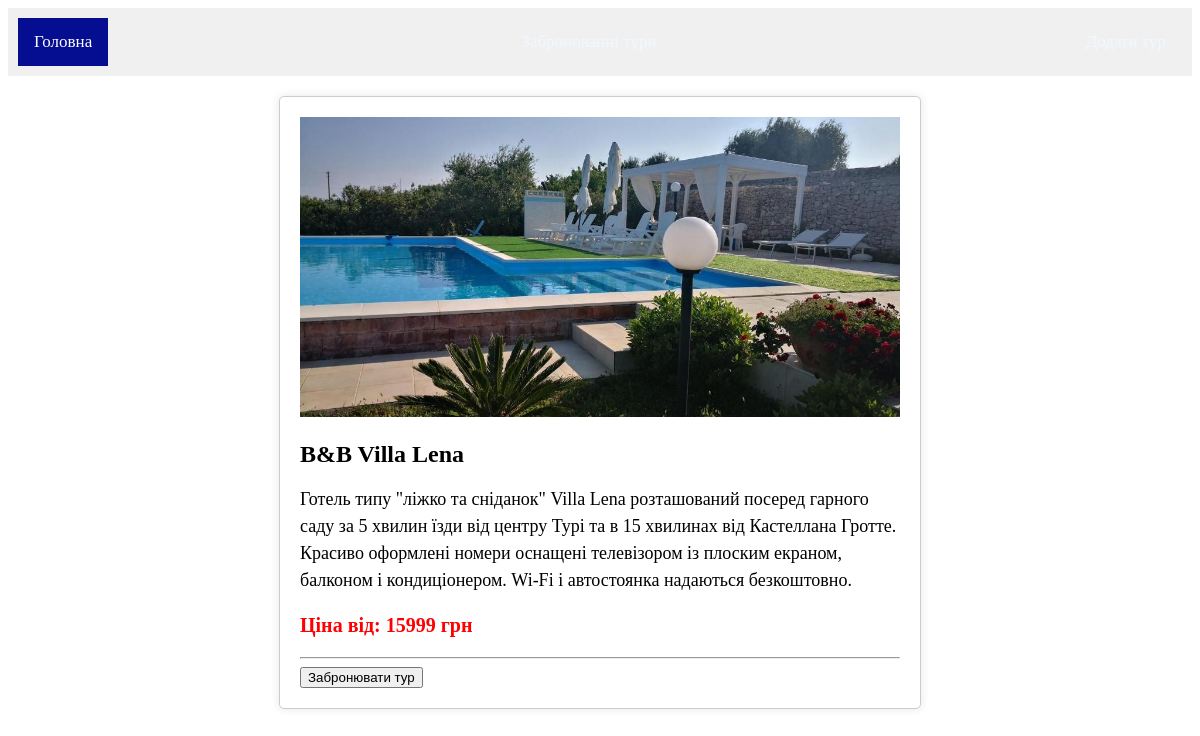
Page /3 on the committed database.
### tables this page shows
CREATE TABLE posts (
                id INTEGER PRIMARY KEY,
                photo TEXT NOT NULL,
                name TEXT NOT NULL,
                description TEXT NOT NULL,
                price TEXT NOT NULL);

### main.py (the view)
@app.route("/<int:tour_id>")
def tours(tour_id):
    tour = get_post(tour_id)
    return render_template("tours.html", tour=tour)

### main.py (called while the page is built)
def get_post(tour_id):
    try:
        with sqlite3.connect(DATABASE) as conn:
            tour = conn.execute("SELECT * FROM posts WHERE ID = ?", (tour_id,)).fetchone()
        if tour is None:
            abort(404)
        return tour
    except sqlite3.Error as e:
        print(f"SQLite error: {e}")
        return None

### templates/tours.html (shortened to what this page needs)
<!DOCTYPE html>
<html lang="en">
<head>
    <link rel="stylesheet" href="{{ url_for('static', filename='style.css') }}">
</head>
<body>
<div class="container">
    <a class="active" href="/">Головна</a>
    <a href="/forbidden_tours">Забронованні тури</a>
    <a href="/add_tours">Додати тур</a>
</div>
<div class="tour-details">
    <img src="{{ url_for('uploaded_file', filename=tour[1]) }}" class="card-img-top" alt="Tour Image">
    <h2 class="card-title">{{ tour[2] }}</h2>
    <p class="card-text">{{ tour[3] }}</p>
    <p class="card-price">Ціна від: {{ tour[4] }} грн</p>
    <hr>
    <form action="{{ url_for('save_tour', tour_id=tour[0]) }}" method="POST">
        <input type="submit" value="Забронювати тур" class="btn-primary btn-sn" onclick="return confirm('Ви впевнені, що хочете забронювати цей тур?')">
    </form>
</div>
</body>
</html>

### static/style.css (style rules this page uses)
.container { overflow: hidden; background-color: rgb(13, 86, 242); }
.container a { float: left; color: aliceblue; text-align: center; padding: 14px 16px; text-decoration: none; font-size: 17px; }
.container a.active { background-color: rgb(5, 14, 145); color: white; }

### templates/tours.html (style rules this page uses)
.container { display: flex; justify-content: space-between; padding: 10px; background-color: #f0f0f0; }
.tour-details { max-width: 600px; margin: 20px auto; padding: 20px; background-color: #fff; border: 1px solid #ccc; border-radius: 5px; box-shadow: 0 0 10px rgba(0, 0, 0, 0.1); }
.card-img-top { width: 100%; height: 300px; object-fit: cover; }
.card-title { font-size: 24px; font-weight: bold; margin-bottom: 10px; }
.card-text { font-size: 18px; line-height: 1.5; }
.card-price { font-size: 20px; font-weight: bold; color: #ff0000; }

### rows in the picture
posts: photo (picture), name "B&B Villa Lena", description "Готель типу \"ліжко та сніданок\" Villa Lena розташований посеред гарного саду за 5 хвилин їзди від центру Турі та в 15 хвилинах від Кастеллана Гротте. Красиво оформлені номери оснащені телевізором із плоским екраном, балконом і кондиціонером. Wi-Fi і автостоянка надаються безкоштовно.", price "15999"
